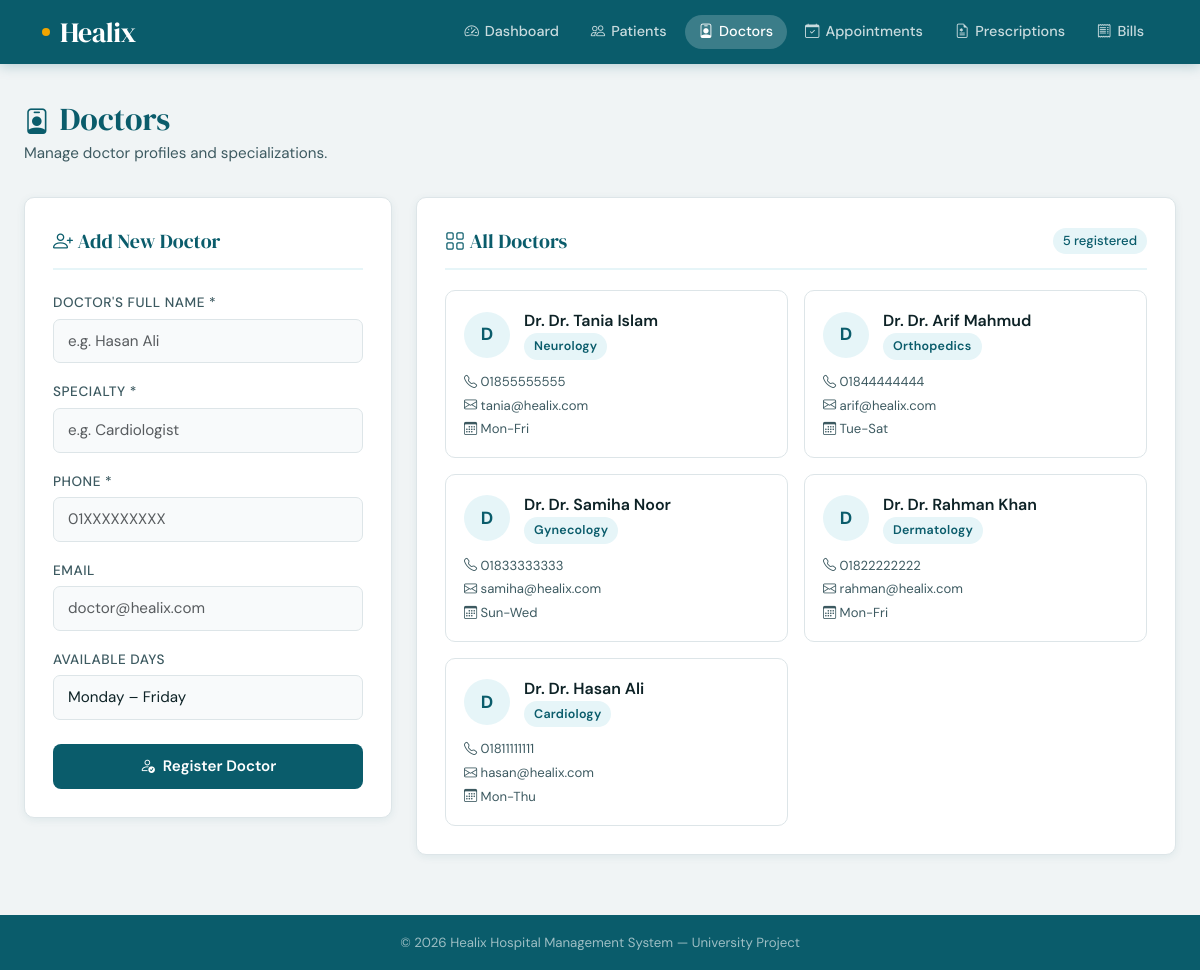
Page /pages/doctors.php on the committed database.
### tables this page shows
CREATE TABLE IF NOT EXISTS doctors (
    doctor_id      INT AUTO_INCREMENT PRIMARY KEY,
    name           VARCHAR(100)    NOT NULL,
    specialty      VARCHAR(100)    NOT NULL,
    phone          VARCHAR(20)     NOT NULL UNIQUE,
    email          VARCHAR(100),
    available_days VARCHAR(100)    DEFAULT 'Mon-Fri',
    created_at     TIMESTAMP       DEFAULT CURRENT_TIMESTAMP
);

### pages/doctors.php (the view, shortened to what this page needs)
<?php
require_once '../config/db.php';
$doctors = $conn->query(
    "SELECT * FROM doctors ORDER BY doctor_id DESC"
);
require_once '../includes/header.php';
?>
<div class="page-header">
    <h1><i class="bi bi-person-badge" style="font-size:1.6rem;vertical-align:middle;margin-right:10px;"></i>Doctors</h1>
    <p>Manage doctor profiles and specializations.</p>
</div>
<div class="row g-4">
    <div class="col-lg-4">
        <div class="healix-card">
            <div class="card-title"><i class="bi bi-person-plus"></i> Add New Doctor</div>
            <form method="POST" action="">
                <div class="mb-3">
                    <label class="form-label">Doctor's Full Name *</label>
                    <input type="text" name="name" class="form-control" placeholder="e.g. Hasan Ali" required>
                </div>
                <div class="mb-3">
                    <label class="form-label">Specialty *</label>
                    <input type="text" name="specialty" class="form-control" placeholder="e.g. Cardiologist" list="specialties" required>
                </div>
                <div class="mb-3">
                    <label class="form-label">Phone *</label>
                    <input type="text" name="phone" class="form-control" placeholder="01XXXXXXXXX" required>
                </div>
                <div class="mb-3">
                    <label class="form-label">Email</label>
                    <input type="email" name="email" class="form-control" placeholder="doctor@healix.com">
                </div>
                <div class="mb-4">
                    <label class="form-label">Available Days</label>
                    <select name="available_days" class="form-select">
                        <option value="Mon-Fri">Monday – Friday</option>
                    </select>
                </div>
                <button type="submit" name="add_doctor" class="btn-healix-primary">
                    <i class="bi bi-person-check"></i> Register Doctor
                </button>
            </form>
        </div>
    </div>
    <div class="col-lg-8">
        <div class="healix-card">
            <div class="card-title" style="display:flex;justify-content:space-between;align-items:center;">
                <span><i class="bi bi-grid"></i> All Doctors</span>
                <span style="font-family:var(--font-body);font-size:0.82rem;font-weight:500;background:var(--primary-pale);color:var(--primary);padding:3px 10px;border-radius:20px;">
                    <?= $doctors->num_rows ?> registered
                </span>
            </div>
            <?php if ($doctors->num_rows > 0): ?>
            <div class="row g-3">
                <?php while ($row = $doctors->fetch_assoc()): ?>
                <div class="col-sm-6">
                    <div style="border:1.5px solid var(--neutral-200);border-radius:10px;padding:18px;transition:box-shadow 0.2s;background:#fff;" onmouseover="this.style.boxShadow='var(--shadow-md)'" onmouseout="this.style.boxShadow='none'">
                        <div style="display:flex;align-items:center;gap:14px;margin-bottom:12px;">
                            <div style="width:46px;height:46px;border-radius:50%;background:var(--primary-pale);color:var(--primary);display:flex;align-items:center;justify-content:center;font-weight:700;font-size:1.1rem;flex-shrink:0;">
                                <?= strtoupper(substr($row['name'], 0, 1)) ?>
                            </div>
                            <div>
                                <div style="font-weight:600;color:var(--neutral-900);">Dr. <?= htmlspecialchars($row['name']) ?></div>
                                <div style="font-size:0.8rem;">
                                    <span class="badge-healix badge-primary"><?= htmlspecialchars($row['specialty']) ?></span>
                                </div>
                            </div>
                        </div>
                        <div style="font-size:0.82rem;color:var(--neutral-700);display:flex;flex-direction:column;gap:4px;">
                            <span><i class="bi bi-telephone" style="width:16px;"></i> <?= htmlspecialchars($row['phone']) ?></span>
                            <?php if ($row['email']): ?>
                            <span><i class="bi bi-envelope" style="width:16px;"></i> <?= htmlspecialchars($row['email']) ?></span>
                            <?php endif; ?>
                            <span><i class="bi bi-calendar3" style="width:16px;"></i> <?= htmlspecialchars($row['available_days']) ?></span>
                        </div>
                    </div>
                </div>
                <?php endwhile; ?>
            </div>
            <?php endif; ?>
        </div>
    </div>
</div>
<?php require_once '../includes/footer.php'; ?>

### includes/header.php (style rules this page uses)
:root { --primary: #0a5c6b; --primary-light:#0e8fa8; --primary-pale: #e6f5f8; --accent: #f0a500; --accent-pale: #fff8e6; --danger: #d63c3c; --success: #1a8a5a; --warning: #e88c00; --neutral-50: #f8fafb; --neutral-100: #f0f4f5; --neutral-200: #dde5e8; --neutral-700: #3d5a61; --neutral-900: #0d2226; --font-heading: 'DM Serif Display', Georgia, serif; --font-body: 'DM Sans', system-ui, sans-serif; --radius: 10px; --shadow-sm: 0 2px 8px rgba(10,92,107,0.08); --shadow-md: 0 4px 20px rgba(10,92,107,0.12); --shadow-lg: 0 8px 40px rgba(10,92,107,0.16); }
*, *::before, *::after { box-sizing: border-box; }
body { font-family: var(--font-body); background-color: var(--neutral-100); color: var(--neutral-900); margin: 0; min-height: 100vh; }
.page-header { margin-bottom: 32px; }
.page-header h1 { font-family: var(--font-heading); font-size: 2rem; color: var(--primary); margin: 0 0 4px; }
.page-header p { color: var(--neutral-700); font-size: 0.95rem; margin: 0; }
.healix-card { background: #fff; border-radius: var(--radius); border: 1px solid var(--neutral-200); box-shadow: var(--shadow-sm); padding: 28px; }
.healix-card .card-title { font-family: var(--font-heading); font-size: 1.25rem; color: var(--primary); margin-bottom: 20px; padding-bottom: 12px; border-bottom: 2px solid var(--primary-pale); }
.form-label { font-weight: 500; font-size: 0.85rem; color: var(--neutral-700); margin-bottom: 5px; text-transform: uppercase; letter-spacing: 0.04em; }
.form-control, .form-select { border: 1.5px solid var(--neutral-200); border-radius: 7px; padding: 10px 14px; font-family: var(--font-body); font-size: 0.95rem; color: var(--neutral-900); transition: border-color 0.2s, box-shadow 0.2s; background: var(--neutral-50); }
.btn-healix-primary { background: var(--primary); color: #fff; border: none; border-radius: 8px; padding: 11px 20px; font-weight: 600; font-size: 0.95rem; font-family: var(--font-body); width: 100%; cursor: pointer; transition: background 0.2s, transform 0.15s; display: flex; align-items: center; justify-content: center; gap: 8px; }
.badge-healix { display: inline-flex; align-items: center; gap: 5px; padding: 4px 10px; border-radius: 20px; font-size: 0.78rem; font-weight: 600; letter-spacing: 0.02em; }
.badge-primary { background: var(--primary-pale); color: var(--primary); }

### rows in the picture
doctors: name "D", name "Dr. Tania Islam", specialty "Neurology", phone "01855555555", email "tania@healix.com", available_days "Mon-Fri"
doctors: name "D", name "Dr. Arif Mahmud", specialty "Orthopedics", phone "01844444444", email "arif@healix.com", available_days "Tue-Sat"
doctors: name "D", name "Dr. Samiha Noor", specialty "Gynecology", phone "01833333333", email "samiha@healix.com", available_days "Sun-Wed"
doctors: name "D", name "Dr. Rahman Khan", specialty "Dermatology", phone "01822222222", email "rahman@healix.com", available_days "Mon-Fri"
doctors: name "D", name "Dr. Hasan Ali", specialty "Cardiology", phone "01811111111", email "hasan@healix.com", available_days "Mon-Thu"

### other values in the picture
$doctors->num_rows "5"
